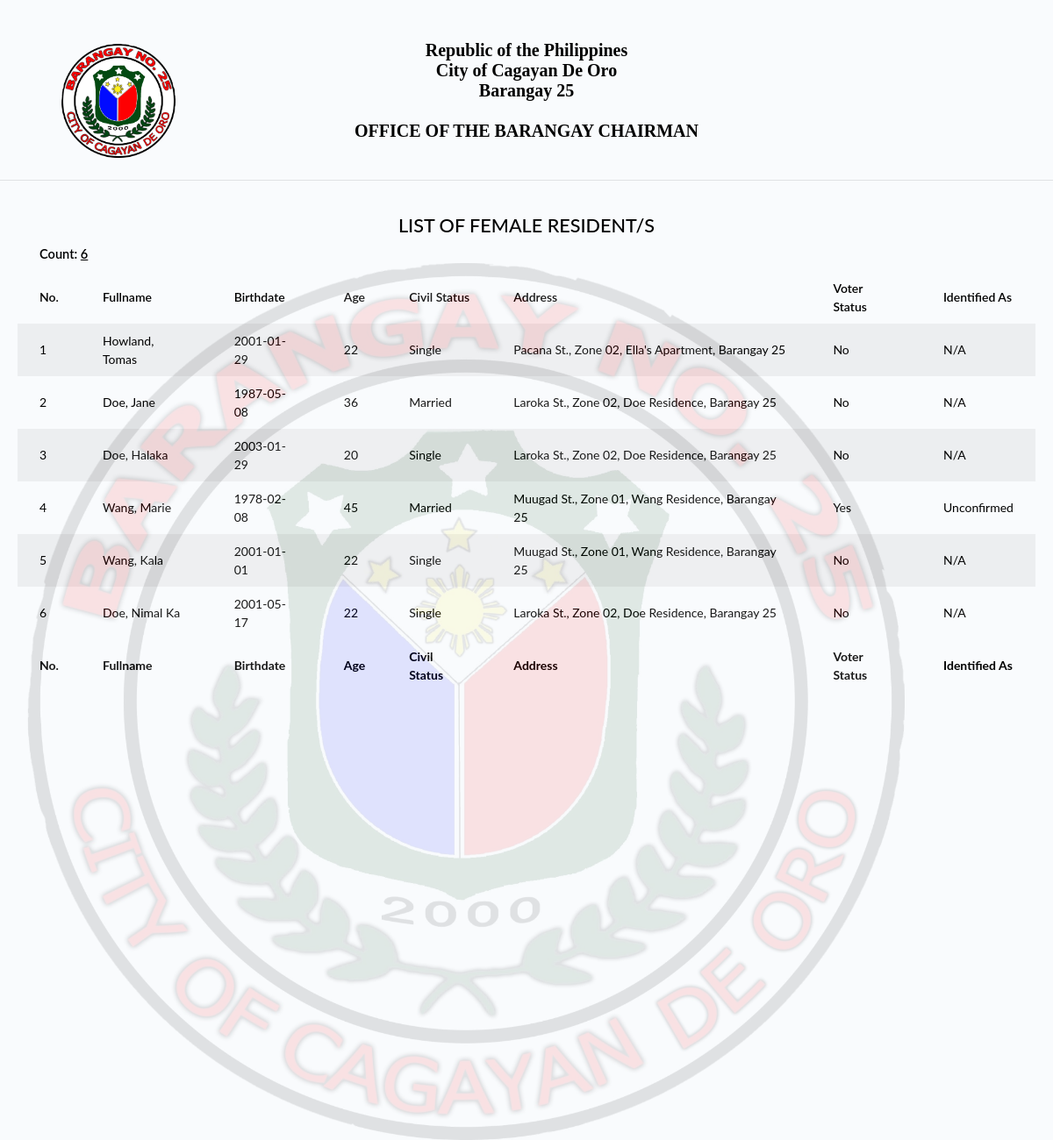
/generate_resident_info2.php?state=female (signed in), run on an earlier commit of the app's database.
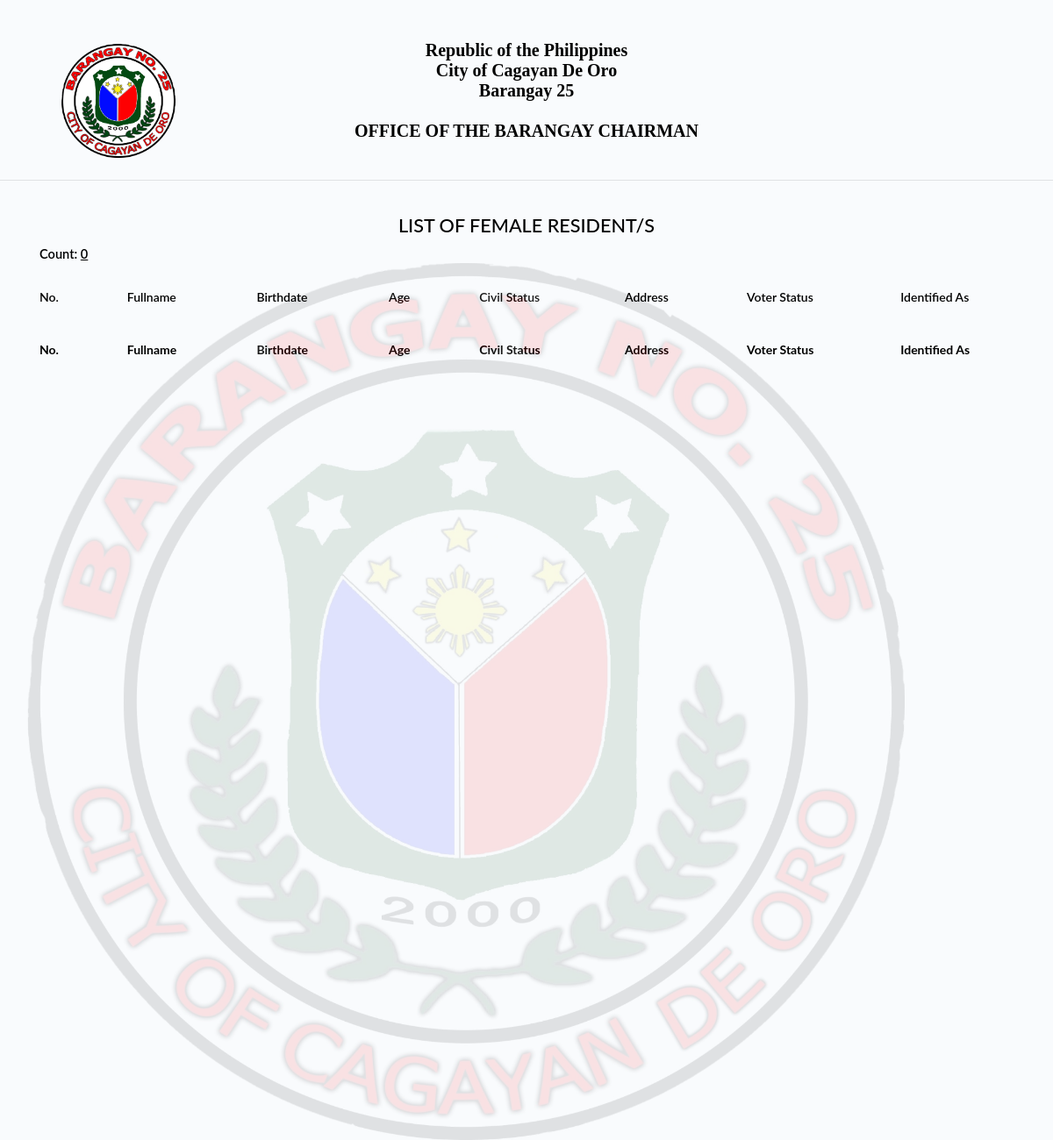
And on a later commit of the database.
### tables this page shows
CREATE TABLE `tblbrgy_info` (
  `id_brgy_info` int(11) NOT NULL,
  `province` varchar(100) DEFAULT NULL,
  `town` varchar(100) DEFAULT NULL,
  `brgy_name` varchar(50) DEFAULT NULL,
  `contact_number` varchar(50) DEFAULT NULL,
  `dashboard_text` text DEFAULT NULL,
  `image` varchar(200) DEFAULT NULL,
  `city_logo` varchar(100) DEFAULT NULL,
  `brgy_logo` varchar(100) DEFAULT NULL
);

CREATE TABLE `tblresident2` (
  `id_resident` int(11) NOT NULL,
  `national_id` varchar(100) NOT NULL,
  `region` varchar(10) NOT NULL,
  `city` varchar(100) NOT NULL,
  `province` varchar(100) NOT NULL,
  `barangay` varchar(100) NOT NULL,
  `citizenship` varchar(100) NOT NULL,
  `picture` text NOT NULL,
  `firstname` varchar(100) NOT NULL,
  `middlename` varchar(100) NOT NULL,
  `lastname` varchar(100) NOT NULL,
  `ext` varchar(10) NOT NULL,
  `alias` varchar(20) NOT NULL,
  `birthplace` varchar(100) NOT NULL,
  `birthdate` date NOT NULL,
  `sex` varchar(20) NOT NULL,
  `civilstatus` varchar(20) NOT NULL,
  `residence_type` varchar(25) NOT NULL COMMENT 'new; co-occupant; tenant',
  `id_household` int(80) NOT NULL,
  `family_head` varchar(10) NOT NULL,
  `date_of_residence` date NOT NULL,
  `vstatus` varchar(10) NOT NULL,
  `identified_as` varchar(20) NOT NULL,
  `phone` varchar(100) NOT NULL,
  `email` varchar(100) NOT NULL,
  `occupation` varchar(100) NOT NULL,
  `resident_type` int(20) NOT NULL DEFAULT 1 COMMENT '1 = Alive; 0 = Deceased',
  `id_org` varchar(100) NOT NULL,
  `pwd` varchar(5) NOT NULL,
  `indigent` varchar(5) NOT NULL,
  `remarks` text NOT NULL,
  `res_updated_at` timestamp NOT NULL DEFAULT current_timestamp() ON UPDATE current_timestamp(),
  `id_user` int(11) NOT NULL
);

CREATE TABLE `tbl_household` (
  `id_household` int(11) NOT NULL,
  `household_number` int(100) NOT NULL,
  `house_no` int(100) DEFAULT NULL COMMENT '(2.1)',
  `id_purok` varchar(50) NOT NULL,
  `household_street_name` varchar(100) NOT NULL COMMENT '(2.2)',
  `household_address` varchar(250) NOT NULL COMMENT '(2.3)',
  `household_type` varchar(250) NOT NULL
);

CREATE TABLE `tblpurok` (
  `id_purok` int(11) NOT NULL,
  `purok_name` varchar(255) DEFAULT NULL,
  `purok_details` text DEFAULT NULL
);

### model/fetch_brgy_info.php (called while the page is built, shortened)
<?php
    $query = "SELECT * FROM tblbrgy_info";
    $result = $conn->query($query);
	$row = $result->fetch_assoc();
	if($row){
		$town	     = $row['town'];
		$brgy 		 = $row['brgy_name'];
		$brgy_logo	 = $row['brgy_logo'];
	}
?>

### generate_resident_info2.php (the view, shortened to what this page needs)
<?php include 'server/server.php' ?>
<?php include 'model/fetch_brgy_info.php' ?>
<?php
$state = $_GET['state'];
if ($state == 'male') {
    $query = "SELECT * FROM tblresident2 WHERE tblresident2.sex='Male' AND tblresident2.resident_type=1";
    $result = $conn->query($query);
    $query1 = "SELECT * FROM tblresident2 WHERE sex='Male' AND resident_type=1";
    $result1 = $conn->query($query1);
    $male = $result1->num_rows;
} elseif ($state == 'female') {
    $query = "SELECT * FROM tblresident2 WHERE tblresident2.sex='Female' AND tblresident2.resident_type=1";
    $result = $conn->query($query);
    $query2 = "SELECT * FROM tblresident2 WHERE sex='Female' AND resident_type=1";
    $result2 = $conn->query($query2);
    $female = $result2->num_rows;
} elseif ($state == 'non_voters') {
    $query = "SELECT * FROM tblresident2 WHERE tblresident2.vstatus='No' AND tblresident2.resident_type=1";
    $result = $conn->query($query);
    $query4 = "SELECT * FROM tblresident2 WHERE vstatus='No' AND resident_type=1";
    $non = $conn->query($query4)->num_rows;
} elseif ($state == 'senior-citizens') {
    $query = "SELECT * FROM tblresident2 WHERE tblresident2.id_org=1";
    $result = $conn->query($query);
    $query10 = "SELECT * FROM tblresident2 WHERE id_org='1'";
    $sc = $conn->query($query10)->num_rows;
} elseif ($state == 'pwd') {
    $query = "SELECT * FROM tblresident2 WHERE tblresident2.pwd='Yes'";
    $result = $conn->query($query);
    $query11 = "SELECT * FROM tblresident2 WHERE pwd='Yes'";
    $pwd = $conn->query($query11)->num_rows;
} elseif ($state == 'deceased') {
    $query = "SELECT * FROM tblresident2 WHERE tblresident2.resident_type=0";
    $result = $conn->query($query);
    $query12 = "SELECT * FROM tblresident2 WHERE resident_type=0";
    $deceased = $conn->query($query12)->num_rows;
} elseif ($state == 'indigent') {
    $query = "SELECT * FROM tblresident2 WHERE tblresident2.indigent='Yes'";
    $result = $conn->query($query);
    $query13 = "SELECT * FROM tblresident2 WHERE indigent='Yes'";
    $indigent = $conn->query($query13)->num_rows;
} else {
    $query = "SELECT * FROM tblresident2";
    $result = $conn->query($query);
}
$resident = array();
while ($row = $result->fetch_assoc()) {
    $resident[] = $row;
}
?>
<!DOCTYPE html>
<html>
<head>
    <?php include 'templates/header.php' ?>
</head>
<body onload="window.print()">
    <div class="container">
        <div class="row" id="cont">
            <img id="brgylogo" style="width:130px; height: 130px;" src="assets/uploads/<?= $brgy_logo ?>" class="img-fluid" />
            <img id="bg-brgylogo" src="assets/uploads/<?= $brgy_logo ?>" />
            <div class="col-12 p-3 text-center" id="head">
                <p class="fw-bold" style="font-size: 20px; font-family: Book Antiqua; line-height: 23px;">Republic of the Philippines<br>City of <?= ucwords($town) ?><br><?= ucwords($brgy) ?><br><br>OFFICE OF THE BARANGAY CHAIRMAN</p>
                <br>
                <br>
            </div>
        </div>
    </div>
    <hr>
    <div class="card-body">
        <div class="container">
            <div class="row">
                <div class="col text-center">
                    <?php if ($state == 'male') : ?>
                        <h2><?= strtoupper('List of Male Resident/s') ?></h2>
                    <?php elseif ($state == 'female') : ?>
                        <h2><?= strtoupper('List of Female Resident/s') ?></h2>
                    <?php elseif ($state == 'non_voters') : ?>
                        <h2><?= strtoupper('List of Non-voter/s') ?></h2>
                    <?php elseif ($state == 'voters') : ?>
                        <h2><?= strtoupper('List of Voter/s') ?></h2>
                    <?php elseif ($state == 'senior-citizens') : ?>
                        <h2><?= strtoupper('List of Senior Citizen/s') ?></h2>
                    <?php elseif ($state == 'pwd') : ?>
                        <h2><?= strtoupper('List of Pwd') ?></h2>
                    <?php elseif ($state == 'deceased') : ?>
                        <h2><?= strtoupper('List of Deceased Resident/s') ?></h2>
                    <?php elseif ($state == 'indigent') : ?>
                        <h2><?= strtoupper('List of Indigent Resident/s') ?></h2>
                    <?php else : ?>
                        <h2><?= strtoupper('List of Resident/s') ?></h2>
                    <?php endif ?>
                </div>
            </div>
            <div class="row">
                <div class="col text-left">
                    <?php if ($state == 'male') : ?>
                        <h5 class="fw-bold">Count: <u><?= number_format($male) ?></u></h5>
                    <?php elseif ($state == 'female') : ?>
                        <h5 class="fw-bold">Count: <u><?= number_format($female) ?></u></h5>
                    <?php elseif ($state == 'non_voters') : ?>
                        <h5 class="fw-bold">Count: <u><?= number_format($non) ?></u></h5>
                    <?php elseif ($state == 'voters') : ?>
                        <h5 class="fw-bold">Count: <u><?= number_format($totalvoters) ?></u></h5>
                    <?php elseif ($state == 'senior-citizens') : ?>
                        <h5 class="fw-bold">Count: <u><?= number_format($sc) ?></u></h5>
                    <?php elseif ($state == 'pwd') : ?>
                        <h5 class="fw-bold">Count: <u><?= number_format($pwd) ?></u></h5>
                    <?php elseif ($state == 'deceased') : ?>
                        <h5 class="fw-bold">Count: <u><?= number_format($deceased) ?></u></h5>
                    <?php elseif ($state == 'indigent') : ?>
                        <h5 class="fw-bold">Count: <u><?= number_format($indigent) ?></u></h5>
                    <?php else : ?>
                        <h5 class="fw-bold">Count: <u><?= number_format(count($resident)) ?></u></h5>
                    <?php endif ?>
                </div>
            </div>
        </div>
        <div class="table-responsive">
            <table id="residenttable" class="display table table-striped">
                <thead>
                    <tr>
                        <th scope="col">No.</th>
                        <th scope="col">Fullname</th>
                        <th scope="col">Birthdate</th>
                        <th scope="col">Age</th>
                        <th scope="col">Civil Status</th>
                        <th scope="col">Address</th>
                        <?php if ($state == 'male') : ?>
                            <th scope="col">Voter Status</th>
                            <th scope="col">Identified As</th>
                        <?php elseif ($state == 'female') : ?>
                            <th scope="col">Voter Status</th>
                            <th scope="col">Identified As</th>
                        <?php elseif ($state == 'voters') : ?>
                            <th scope="col">Voter Status</th>
                            <th scope="col">Identified As</th>
                        <?php elseif ($state == 'all' || $state == 'senior-citizens') : ?>
                            <th scope="col">Voter Status</th>
                            <th scope="col">Identified As</th>
                        <?php elseif ($state == 'non_voters') : ?>
                        <?php endif ?>
                    </tr>
                </thead>
                <tbody>
                    <?php if (!empty($resident)) : ?>
                        <?php $no = 1;
                        foreach ($resident as $row) : ?>
                            <tr>
                                <td><?= $no ?></td>
                                <td>
                                    <?= ucwords($row['lastname'] . ', ' . $row['firstname'] . ' ' . $row['middlename']) ?>
                                </td>
                                <td><?= $row['birthdate'] ?></td>
                                <?php
                                $bday = new DateTime($row['birthdate']);
                                $today = new Datetime(date('y.m.d'));
                                $diff = $bday->diff($today);
                                $final_age = $diff->y;
                                ?>
                                <td><?php echo $final_age; ?></td>
                                <td><?= ucwords($row['civilstatus']) ?></td>
                                <td>
                                    <?php
                                    $h_id = $row['id_household'];
                                    $queryHouseholdNumber = "SELECT * FROM tbl_household WHERE id_household='$h_id'";
                                    $resultHouseholdNumber = $conn->query($queryHouseholdNumber);
                                    $householdnum = $resultHouseholdNumber->fetch_assoc();
                                    $p_name = $householdnum['id_purok'];
                                    $queryPurokName = "SELECT * FROM tblpurok WHERE id_purok='$p_name'";
                                    $resultPurokName = $conn->query($queryPurokName);
                                    $pname = $resultPurokName->fetch_assoc();
                                    echo $householdnum['household_street_name'] . ', ' . $pname['purok_name'] . ', ' . $householdnum['household_address'] . ', ' . $brgy;
                                    ?>
                                </td>
                                <?php if ($state == 'male') : ?>
                                    <td><?= $row['vstatus'] ?></td>
                                    <td>
                                        <?php
                                        if (empty($row['identified_as'])) {
                                            echo "N/A";
                                        } elseif (!empty($row['identified_as'])) {
                                            echo $row['identified_as'];
                                        }
                                        ?>
                                    </td>
                                <?php elseif ($state == 'female') : ?>
                                    <td><?= $row['vstatus'] ?></td>
                                    <td>
                                        <?php
                                        if (empty($row['identified_as'])) {
                                            echo "N/A";
                                        } elseif (!empty($row['identified_as'])) {
                                            echo $row['identified_as'];
                                        }
                                        ?>
                                    </td>
                                <?php elseif ($state == 'non_voters') : ?>
                                <?php endif ?>
                            </tr>
                        <?php $no++;
                        endforeach ?>
                    <?php endif ?>
                </tbody>
                <tfoot>
                    <tr>
                        <th scope="col">No.</th>
                        <th scope="col">Fullname</th>
                        <th scope="col">Birthdate</th>
                        <th scope="col">Age</th>
                        <th scope="col">Civil Status</th>
                        <th scope="col">Address</th>
                        <?php if ($state == 'male') : ?>
                            <th scope="col">Voter Status</th>
                            <th scope="col">Identified As</th>
                        <?php elseif ($state == 'female') : ?>
                            <th scope="col">Voter Status</th>
                            <th scope="col">Identified As</th>
                        <?php elseif ($state == 'voters') : ?>
                            <th scope="col">Voter Status</th>
                            <th scope="col">Identified As</th>
                        <?php elseif ($state == 'all' || $state == 'senior-citizens') : ?>
                            <th scope="col">Voter Status</th>
                            <th scope="col">Identified As</th>
                        <?php elseif ($state == 'non_voters') : ?>
                        <?php endif ?>
                    </tr>
                </tfoot>
            </table>
        </div>
    </div>
    <?php include 'templates/footer.php' ?>
</body>
</html>

### templates/header.php (shortened to what this page needs)
<link rel="stylesheet" href="assets/css/bootstrap.min.css">
<link rel="stylesheet" href="assets/css/atlantis.css">
<link rel="stylesheet" href="assets/css/custom.css">

### templates/footer.php (shortened to what this page needs)
<link rel="stylesheet" href="https://ajax.googleapis.com/ajax/libs/jqueryui/1.13.2/themes/smoothness/jquery-ui.css">

### generate_resident_info2.php (style rules this page uses)
body { color: black; }
#cont { position: relative; top: 0; left: 0; }
#head { position: relative; top: 30px; left: 0; }
#brgylogo { position: absolute; top: 50px; left: 40px; }
#bg-brgylogo { position: absolute; top: 300px; left: 1px; width: 1000px; height: 1000px; opacity: 0.1; }
p { padding: 0px; margin: 0px; }

What changed in the data, as far as the page shows it:
removed tblresident2: lastname+firstname+middlename "Howland, Tomas", birthdate "2001-01-29", birthdate "22", civilstatus "Single", id_household.household_street_name "Pacana St.", tblpurok.purok_name "Zone 02", id_household.household_address "Ella's Apartment", $brgy "Barangay 25", vstatus "No", identified_as "N/A"
removed tblresident2: lastname+firstname+middlename "Doe, Jane", birthdate "1987-05-08", birthdate "36", civilstatus "Married", id_household.household_street_name "Laroka St.", tblpurok.purok_name "Zone 02", id_household.household_address "Doe Residence", $brgy "Barangay 25", vstatus "No", identified_as "N/A"
removed tblresident2: lastname+firstname+middlename "Doe, Halaka", birthdate "2003-01-29", birthdate "20", civilstatus "Single", id_household.household_street_name "Laroka St.", tblpurok.purok_name "Zone 02", id_household.household_address "Doe Residence", $brgy "Barangay 25", vstatus "No", identified_as "N/A"
removed tblresident2: lastname+firstname+middlename "Wang, Marie", birthdate "1978-02-08", birthdate "45", civilstatus "Married", id_household.household_street_name "Muugad St.", tblpurok.purok_name "Zone 01", id_household.household_address "Wang Residence", $brgy "Barangay 25", vstatus "Yes", identified_as "Unconfirmed"
removed tblresident2: lastname+firstname+middlename "Wang, Kala", birthdate "2001-01-01", birthdate "22", civilstatus "Single", id_household.household_street_name "Muugad St.", tblpurok.purok_name "Zone 01", id_household.household_address "Wang Residence", $brgy "Barangay 25", vstatus "No", identified_as "N/A"
removed tblresident2: lastname+firstname+middlename "Doe, Nimal Ka", birthdate "2001-05-17", birthdate "22", civilstatus "Single", id_household.household_street_name "Laroka St.", tblpurok.purok_name "Zone 02", id_household.household_address "Doe Residence", $brgy "Barangay 25", vstatus "No", identified_as "N/A"
Also different on the page:
$female: "6" → "0"
